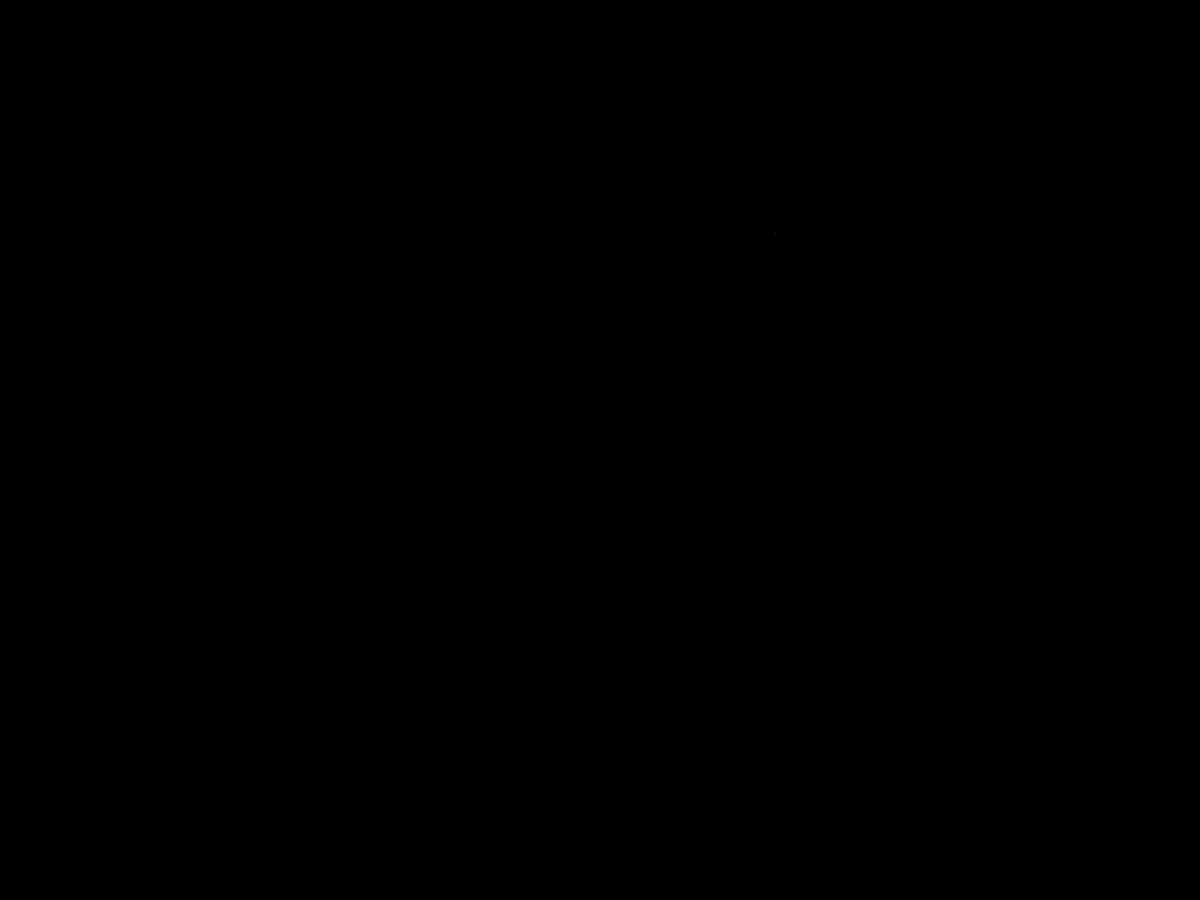
Frame 1 (no input)
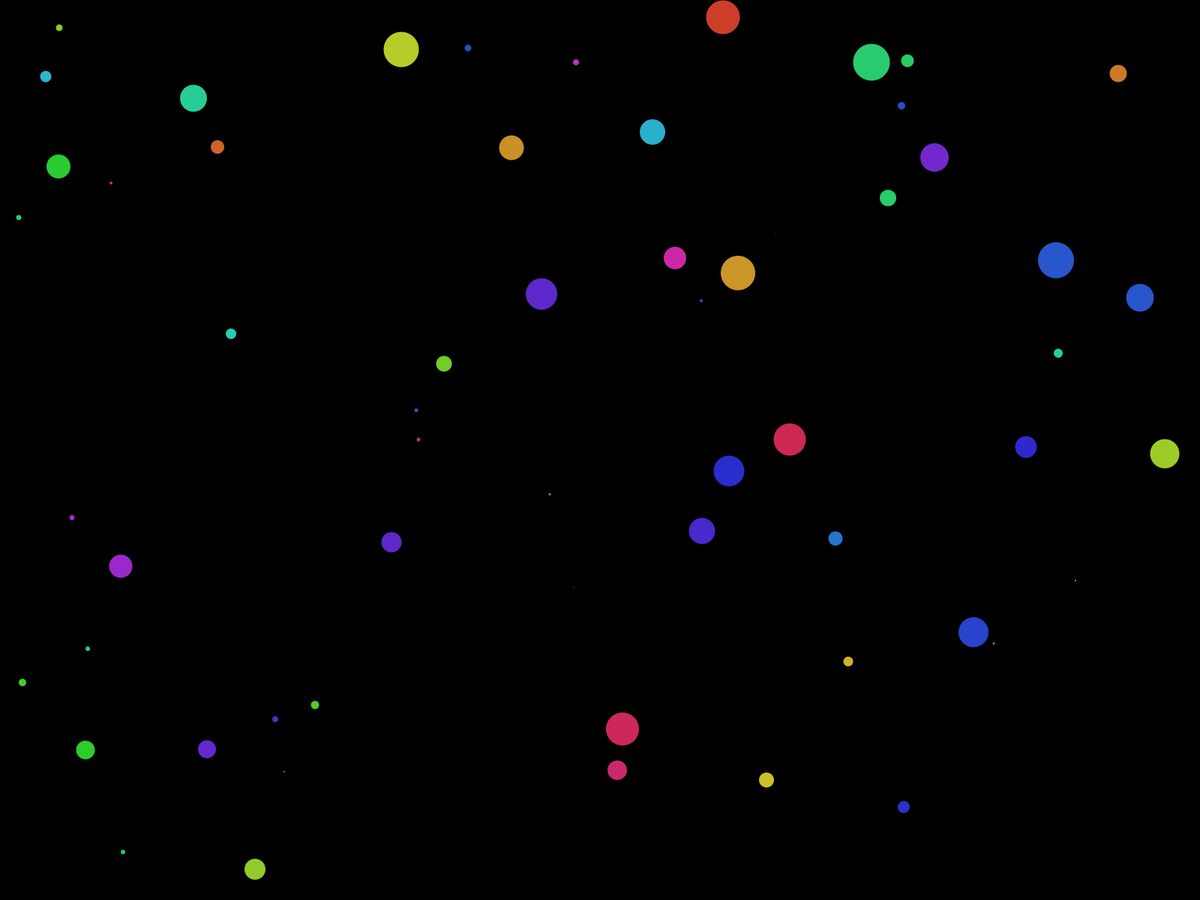
Frame 60 (the mouse pressed at the canvas centre just before this capture)
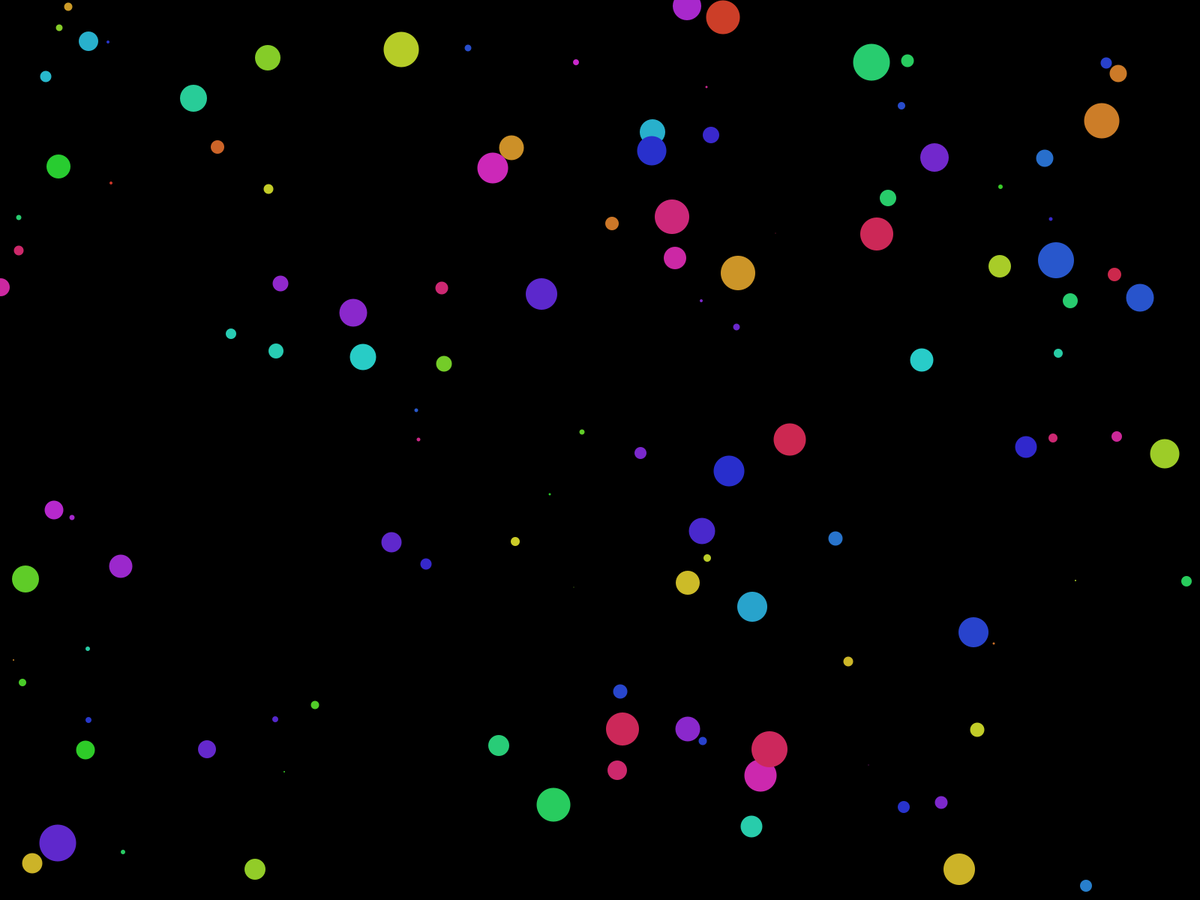
Frame 120 (the mouse held since frame 60 and released just before this capture)

The Processing sketch that drew these frames (run headless with seeded random() and noise(); from frame 60 on, the mouse is pressed at the canvas centre):

// Processing sketch: Martinez_Josue_2_composicionAleatoria
// ── Martinez_Josue_2_composicionAleatoria.pde
/*
Ejercicio 1 | hola Mundo
 Ejercicio de aproximación con Processing
 Este código esta basado en el código de Fernandito que o
 */
int posX = 0;//Definimos 2 variables para la posX, posY con valor inicial en 0
int posY = 0;
void setup() { //Esta estructura me permite definir la configuración inicial del sketch
  fullScreen();
  //size(600, 600);
  colorMode(HSB, 360, 100, 100, 100);
  background(0);
  println("el valor en la posX es:", posX);
  println("el valor en la posY es:", posY);
  
}

void draw() {//Por defecto se intentará dibujar 60 veces por segundo
  //background(0);
  posX = int(random(0, width));
  posY = int(random(0, height));
  noStroke();
  int matiz = int(random(0, 360));
  fill(matiz, 80, 80);
  ellipse(posX, posY, frameCount%50, frameCount%50);
}
